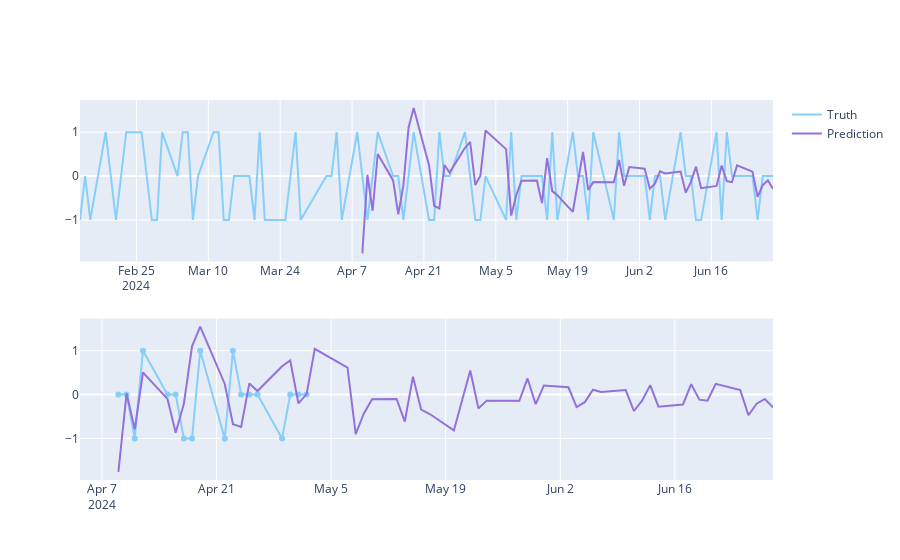

This figure's notebook cell:
### Code cell
predicted_trends = ohlc.loc[37:].copy()
predicted_trends['Trend'] = y_pred

fig = make_subplots(rows=2, cols=1)
fig.add_trace(go.Scatter(x=ohlc.Date, y=ohlc.Trend,
                         name='Truth',
                         marker_color='LightSkyBlue'), row=1, col=1)

fig.add_trace(go.Scatter(x=predicted_trends.Date,
                         y=predicted_trends.Trend,
                         name='Prediction',
                         marker_color='MediumPurple'), row=1, col=1)

fig.add_trace(go.Scatter(x=predicted_trends.Date,
                         y=y_test,
                         name='Truth',
                         marker_color='LightSkyBlue',
                         showlegend=False), row=2, col=1)

fig.add_trace(go.Scatter(x=predicted_trends.Date,
                         y=y_pred,
                         name='Prediction',
                         marker_color='MediumPurple',
                         showlegend=False), row=2, col=1)

fig.show()
